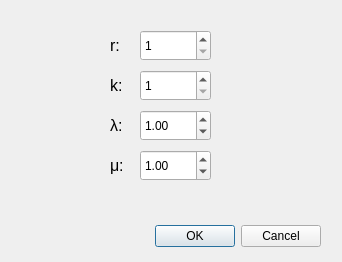
<?xml version="1.0" encoding="UTF-8"?>
<ui version="4.0">
 <class>MEr1Dialog</class>
 <widget class="QDialog" name="MEr1Dialog">
  <property name="geometry">
   <rect>
    <x>0</x>
    <y>0</y>
    <width>342</width>
    <height>262</height>
   </rect>
  </property>
  <property name="windowTitle">
   <string>Input Dialog</string>
  </property>
  <widget class="QDialogButtonBox" name="buttonBox">
   <property name="geometry">
    <rect>
     <x>140</x>
     <y>220</y>
     <width>181</width>
     <height>32</height>
    </rect>
   </property>
   <property name="orientation">
    <enum>Qt::Horizontal</enum>
   </property>
   <property name="standardButtons">
    <set>QDialogButtonBox::Cancel|QDialogButtonBox::Ok</set>
   </property>
  </widget>
  <widget class="QSpinBox" name="rSpinBox">
   <property name="geometry">
    <rect>
     <x>140</x>
     <y>30</y>
     <width>71</width>
     <height>31</height>
    </rect>
   </property>
   <property name="minimum">
    <number>1</number>
   </property>
  </widget>
  <widget class="QDoubleSpinBox" name="lambdaSpinBox">
   <property name="geometry">
    <rect>
     <x>140</x>
     <y>110</y>
     <width>71</width>
     <height>31</height>
    </rect>
   </property>
   <property name="minimum">
    <double>0.010000000000000</double>
   </property>
   <property name="singleStep">
    <double>0.050000000000000</double>
   </property>
   <property name="value">
    <double>1.000000000000000</double>
   </property>
  </widget>
  <widget class="QDoubleSpinBox" name="muSpinBox">
   <property name="geometry">
    <rect>
     <x>140</x>
     <y>150</y>
     <width>71</width>
     <height>31</height>
    </rect>
   </property>
   <property name="minimum">
    <double>0.010000000000000</double>
   </property>
   <property name="singleStep">
    <double>0.050000000000000</double>
   </property>
   <property name="value">
    <double>1.000000000000000</double>
   </property>
  </widget>
  <widget class="QLabel" name="label">
   <property name="geometry">
    <rect>
     <x>110</x>
     <y>30</y>
     <width>21</width>
     <height>31</height>
    </rect>
   </property>
   <property name="font">
    <font>
     <pointsize>12</pointsize>
    </font>
   </property>
   <property name="text">
    <string>r:</string>
   </property>
  </widget>
  <widget class="QLabel" name="label_2">
   <property name="geometry">
    <rect>
     <x>110</x>
     <y>110</y>
     <width>21</width>
     <height>31</height>
    </rect>
   </property>
   <property name="font">
    <font>
     <pointsize>12</pointsize>
    </font>
   </property>
   <property name="text">
    <string>λ:</string>
   </property>
  </widget>
  <widget class="QLabel" name="label_3">
   <property name="geometry">
    <rect>
     <x>110</x>
     <y>150</y>
     <width>21</width>
     <height>31</height>
    </rect>
   </property>
   <property name="font">
    <font>
     <pointsize>12</pointsize>
    </font>
   </property>
   <property name="text">
    <string>μ:</string>
   </property>
  </widget>
  <widget class="QLabel" name="label_4">
   <property name="geometry">
    <rect>
     <x>110</x>
     <y>70</y>
     <width>21</width>
     <height>31</height>
    </rect>
   </property>
   <property name="font">
    <font>
     <pointsize>12</pointsize>
    </font>
   </property>
   <property name="text">
    <string>k:</string>
   </property>
  </widget>
  <widget class="QSpinBox" name="kSpinBox">
   <property name="geometry">
    <rect>
     <x>140</x>
     <y>70</y>
     <width>71</width>
     <height>31</height>
    </rect>
   </property>
   <property name="minimum">
    <number>1</number>
   </property>
  </widget>
 </widget>
 <resources/>
 <connections>
  <connection>
   <sender>buttonBox</sender>
   <signal>accepted()</signal>
   <receiver>MEr1Dialog</receiver>
   <slot>accept()</slot>
   <hints>
    <hint type="sourcelabel">
     <x>248</x>
     <y>254</y>
    </hint>
    <hint type="destinationlabel">
     <x>157</x>
     <y>274</y>
    </hint>
   </hints>
  </connection>
  <connection>
   <sender>buttonBox</sender>
   <signal>rejected()</signal>
   <receiver>MEr1Dialog</receiver>
   <slot>reject()</slot>
   <hints>
    <hint type="sourcelabel">
     <x>316</x>
     <y>260</y>
    </hint>
    <hint type="destinationlabel">
     <x>286</x>
     <y>274</y>
    </hint>
   </hints>
  </connection>
 </connections>
</ui>
